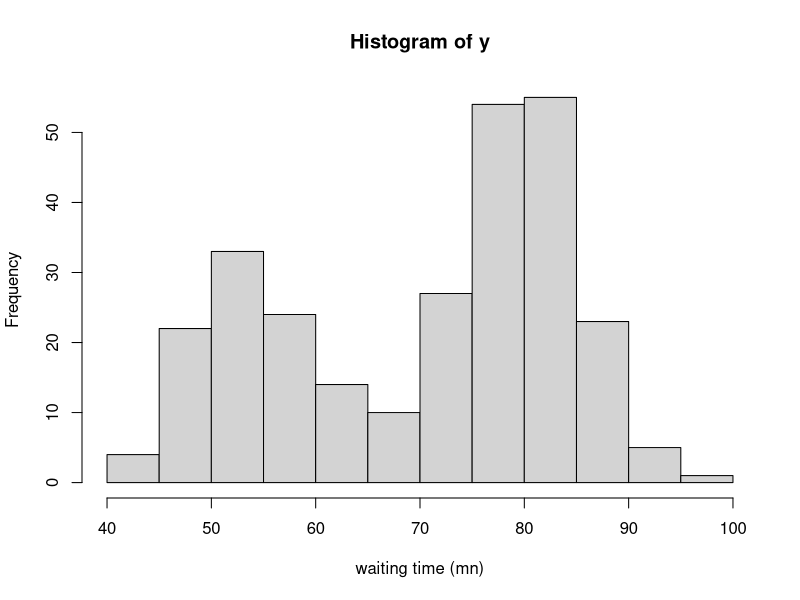
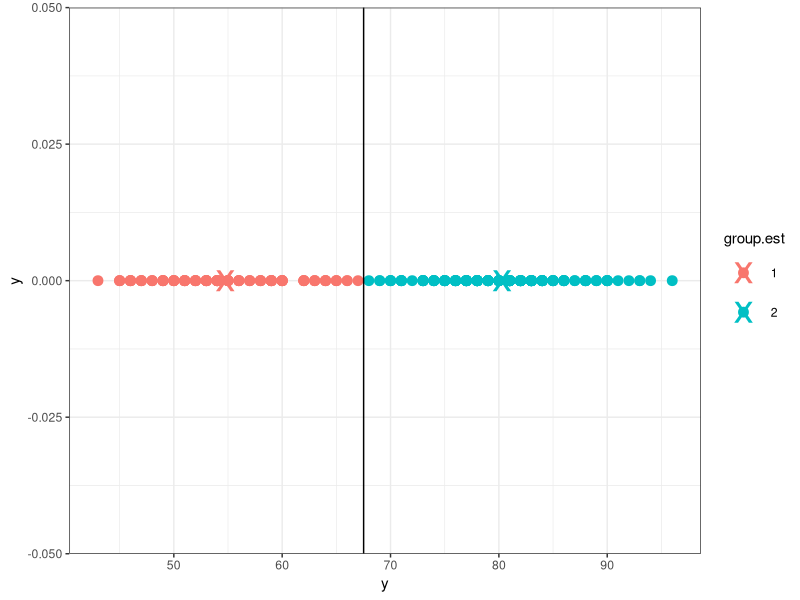
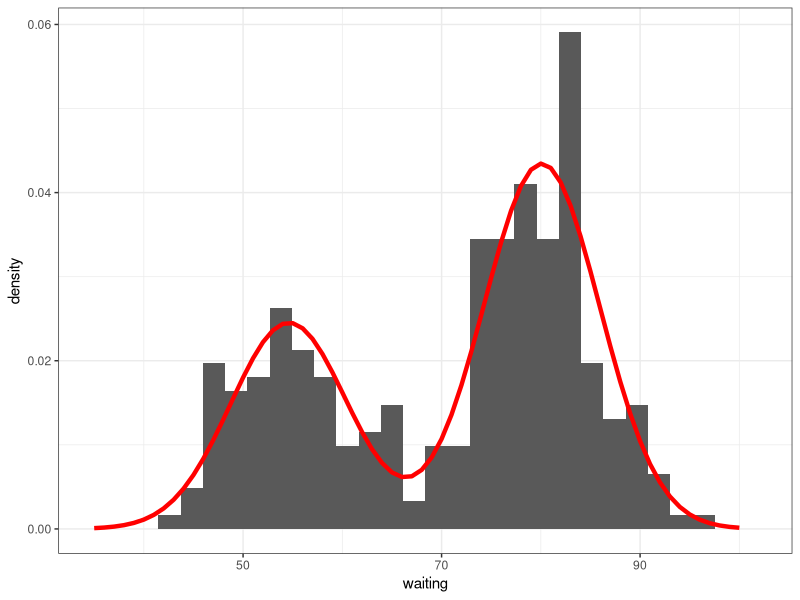
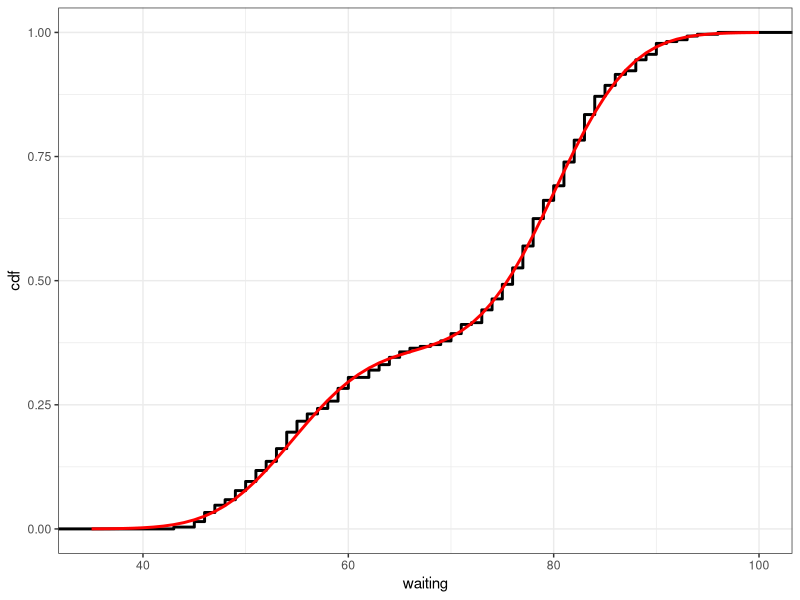
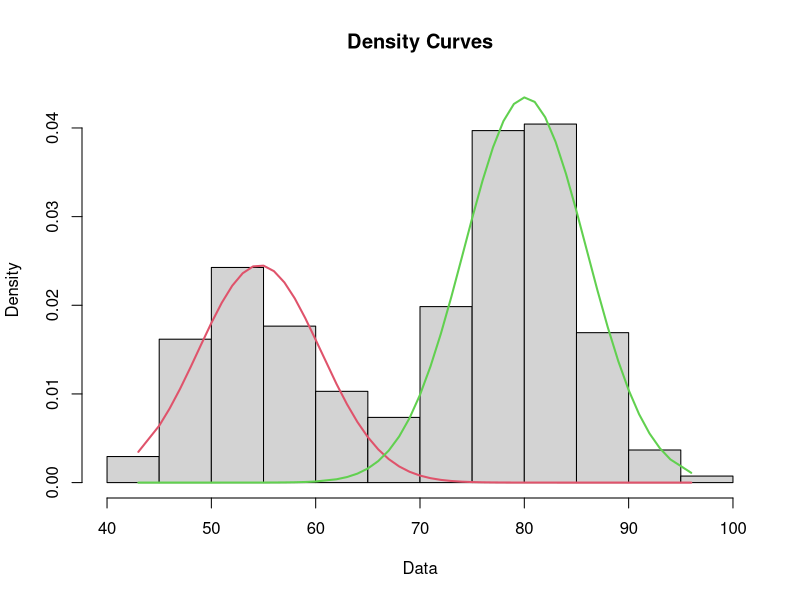
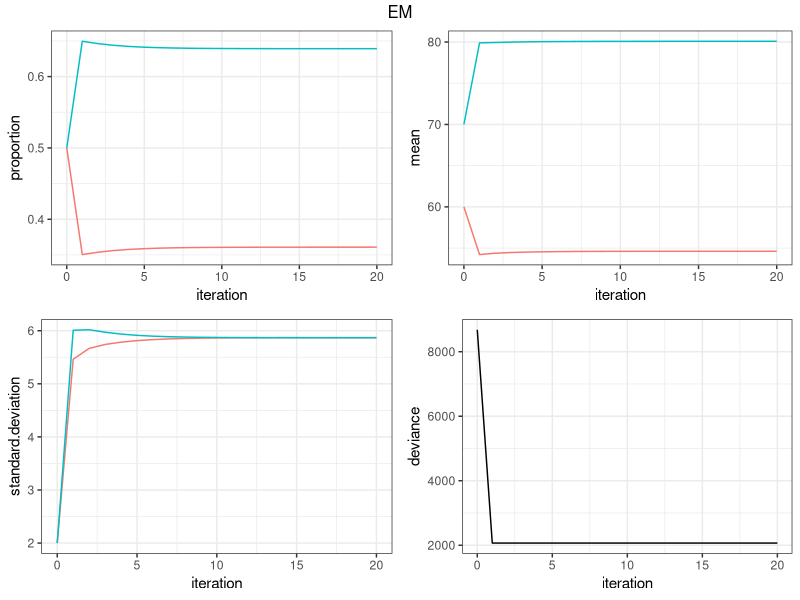
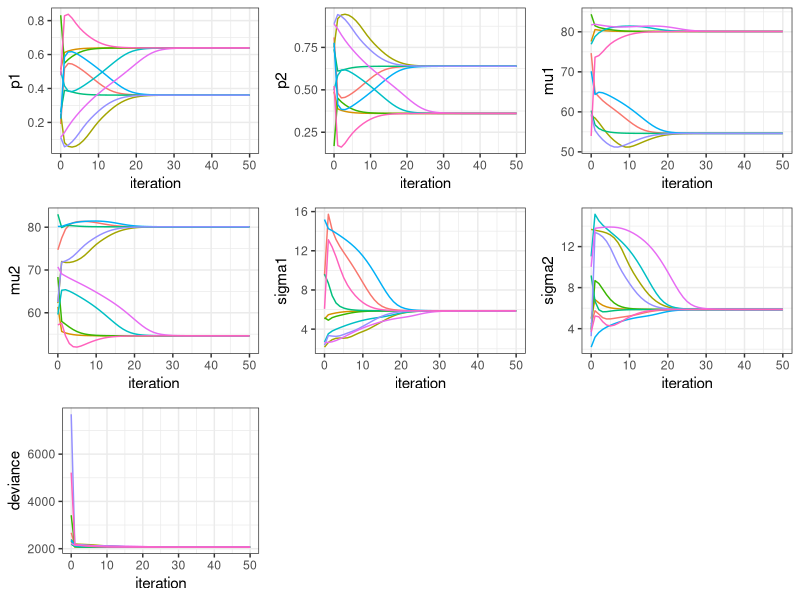
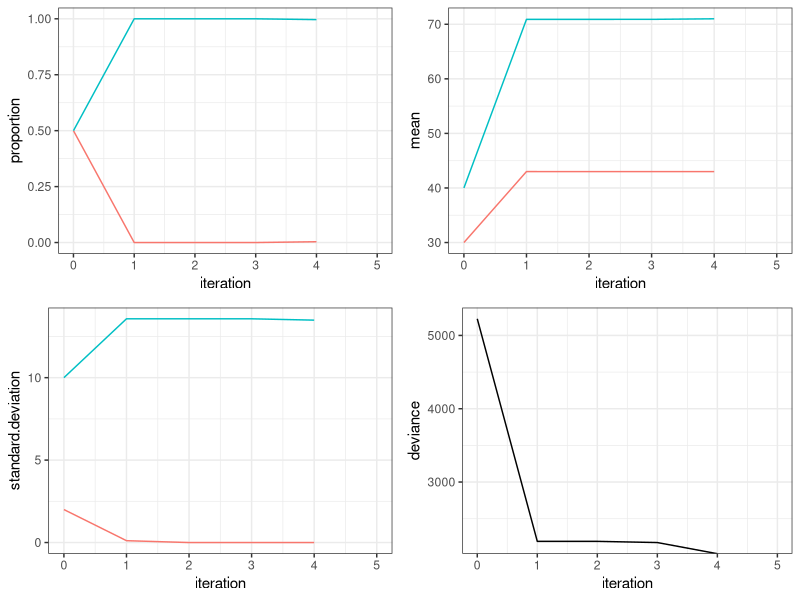

Write R code to recreate these figures, in order.
## ---- chunk 1
data("faithful")
head(faithful)
## ---- chunk 2
y = faithful$waiting
hist(y, xlab="waiting time (mn)")
## ---- chunk 3
U <- function(mu,y) {
  e1 <- (y-mu[1])^2
  e2 <- (y-mu[2])^2
  e.min <- pmin(e1,e2)
  e <- sum(e.min)
  return(e)
}

r.cluster <- nlm(U,c(50,80),y)
mu.est <- r.cluster$estimate
print(mu.est)
## ---- chunk 4
e1 <- (y-mu.est[1])^2
e2 <- (y-mu.est[2])^2
group.est <- rep(1,length(y))
group.est[which(e2<e1)] <- 2
group.est <- as.factor(group.est)

library(ggplot2)
theme_set(theme_bw())

ggplot() + geom_point(data=data.frame(y,group.est), aes(x=y,y=0,colour=group.est),size=3) + geom_point(data=data.frame(y=mu.est,group=factor(c(1,2))), aes(y,0,colour=group),size=10, shape="x")+ geom_vline(xintercept=mean(mu.est))
## ---- chunk 5
print(c(length(y[group.est==1]),length(y[group.est==2])))
print(c(mean(y[group.est==1]),mean(y[group.est==2])))
print(c(sd(y[group.est==1]),sd(y[group.est==2])))
## ---- chunk 6
r.km <- kmeans(y, centers=2)
r.km$cluster
## ---- chunk 7
r.km$size
as.vector(r.km$centers)
sqrt(r.km$withinss/(r.km$size-1))
## ---- chunk 8
mixt.deviance <- function(theta,y) {
  pi1    <- theta[1]
  pi2    <- 1 - pi1
  mu1    <- theta[2]
  mu2    <- theta[3]
  sigma1 <- theta[4]
  sigma2 <- theta[5]
  pdf <- pi1*dnorm(y,mu1,sigma1) + pi2*dnorm(y,mu2,sigma2)
  deviance <- -2*sum(log(pdf))
 return(deviance)
  }

r.nlm <- nlm(mixt.deviance,c(.25,52,82,10,10),y)
theta.est <- c(r.nlm$estimate[1], 1-r.nlm$estimate[1], r.nlm$estimate[2:5])
print(matrix(theta.est,nrow=3,byrow = T))
print(mixt.deviance(r.nlm$estimate,y))
## ---- chunk 9
dmixt <- function(x,theta) {
  pi1 <- theta[1]
  pi2 <- theta[2]
  mu1 <- theta[3]
  mu2 <- theta[4]
  sigma1 <- theta[5]
  sigma2 <- theta[6]
  f1 <- dnorm(x,mu1,sigma1)
  f2 <- dnorm(x,mu2,sigma2)
  f <- pi1*f1 + pi2*f2
}

x <- (35:100)
pdf.mixt <- dmixt(x,theta.est)
ggplot(data=faithful) + geom_histogram(aes(x=waiting, y=..density..), bins=30) +
  geom_line(data=data.frame(x,pdf.mixt), aes(x,pdf.mixt),colour="red",size=1.5)
## ---- chunk 10
pmixt <- function(x,theta) {
  pi1 <- theta[1]
  pi2 <- theta[2]
  mu1 <- theta[3]
  mu2 <- theta[4]
  sigma1 <- theta[5]
  sigma2 <- theta[6]
  F1 <- pnorm(x,mu1,sigma1)
  F2 <- pnorm(x,mu2,sigma2)
  F  <- pi1*F1 + pi2*F2
  return(F)
}
cdf.mixt <- pmixt(x,theta.est)

ggplot(data=faithful) + stat_ecdf(aes(waiting), geom = "step", size=1) +
  geom_line(data=data.frame(x,cdf.mixt), aes(x,cdf.mixt),colour="red",size=1) +
  ylab("cdf")
  
## ---- chunk 11
ks.test(y,pmixt,theta.est)
## ---- chunk 12
pi1 <- theta.est[1]
pi2 <- theta.est[2]
mu1 <- theta.est[3]
mu2 <- theta.est[4]
sigma1 <- theta.est[5]
sigma2 <- theta.est[6]
p1.post <- pi1*dnorm(y,mu1,sigma1)/(pi1*dnorm(y,mu1,sigma1) + pi2*dnorm(y,mu2,sigma2))
p2.post <- 1-p1.post
head(data.frame(y, p1.post, p2.post))
## ---- chunk 13
library(mixtools)
r.mixEM = normalmixEM(y)
list(p=r.mixEM$lambda,mu=r.mixEM$mu,sigma=r.mixEM$sigma)
-2*r.mixEM$loglik
## ---- chunk 14
plot(r.mixEM,which=2)
## ---- chunk 15
head(r.mixEM$posterior)
## ---- chunk 16
set.seed(12345)
y1 <- rnorm(120, 0, 1)
y2 <- rnorm(80, 3, 1)
y=c(y1, y2)
z=c(rep(1,120),rep(2,80))
d <- data.frame(y,z)
## ---- chunk 17
r.km <- kmeans(y, centers=c(-1,1))
list(p=r.km$size/sum(r.km$size), mu=as.vector(r.km$centers), sigma=sqrt(r.km$withinss/r.km$size))
## ---- chunk 18
r.mixEM = normalmixEM(y)
list(p=r.mixEM$lambda,mu=r.mixEM$mu,sigma=r.mixEM$sigma)
## ---- chunk 19
d$km <- r.km$cluster
d$EM <- (r.mixEM$posterior[,1]<0.5)+1
print(c(mean(d$z != d$km)*100, mean(d$z != d$EM)*100))
## ---- chunk 20
mixt2.em <- function(y, p, mu, sigma, K)
{
  # initialization
  like <- p[1]*dnorm(y,mu[1],sigma[1]) + p[2]*dnorm(y,mu[2],sigma[2])
  deviance <- -2*sum(log(like))
  res <- matrix(NA,K+1,8)
  res[1,] <- c(0, p, mu, sigma, deviance)
  for (k in 1:K) {
    # E step
    d1<-p[1]*dnorm(y,mu[1],sigma[1])
    d2<-p[2]*dnorm(y,mu[2],sigma[2])
    tau1 <-d1/(d1+d2)
    tau2 <- 1-tau1
    
    # M step
    p[1] <- mean(tau1)
    mu[1] <- sum(tau1*y)/sum(tau1)
    sigma[1] <-sqrt(sum(tau1*(y^2))/sum(tau1)-(mu[1])^2)
    p[2] <- 1-p[1]
    mu[2] <- sum((tau2)*y)/sum((tau2))
    sigma[2] <-sqrt(sum(tau2*(y^2))/sum(tau2)-(mu[2])^2)
    
    # -2 x LL
    like <- p[1]*dnorm(y,mu[1],sigma[1]) + p[2]*dnorm(y,mu[2],sigma[2])
    deviance <- -2*sum(log(like))
    
    # add results to output
    res[k+1,] <- c(k, p, mu, sigma, deviance)
  }
  res <- data.frame(res)
  names(res) <- c("iteration","p1","p2","mu1","mu2","sigma1","sigma2","deviance")
  out <- list(parameters=c(p, mu, sigma), deviance=deviance, res=res)
  return(out)
}
## ---- chunk 21
r.mixt2 <- mixt2.em(faithful$waiting, p=c(.5,.5), mu=c(60,70), sigma=c(2,2), K=20)
r.mixt2$parameters
## ---- chunk 22
r.mixt2$deviance
## ---- chunk 23
library(reshape2)
library(gridExtra)

plotConvergence <- function(df, title=NULL, ylim=NULL)
{
  G <- (dim(df)[2]-1)/3
  df1<-melt(df[,c(1,2,3)],id.vars="iteration",value.name="proportion",variable.name="group")
  graf1 <- ggplot(df1)+geom_line(aes(iteration,proportion,color=group)) + theme(legend.position="none")  
  if (!is.null(ylim))  graf1 <- graf1 + ylim(ylim[1]*c(-1,1))
  df2<-melt(df[,c(1,4,5)],id.vars="iteration",value.name="mean",variable.name="group")
  graf2 <- ggplot(df2)+geom_line(aes(iteration,mean,color=group)) + theme(legend.position="none") 
  if (!is.null(ylim))  graf2 <- graf2 + ylim(ylim[2]*c(-1,1))
  df3<-melt(df[,c(1,6,7)],id.vars="iteration",value.name="standard.deviation",variable.name="group")
  graf3 <- ggplot(df3) + geom_line(aes(iteration,standard.deviation,color=group)) + theme(legend.position="none") 
  if (!is.null(ylim))  graf3 <- graf3 + ylim(ylim[3]*c(-1,1))
  graf4 <- ggplot(df)+geom_line(aes(iteration,deviance))  
  grid.arrange(graf1,graf2,graf3,graf4,nrow=2, top=title)
}
## ---- chunk 24
plotConvergence(r.mixt2$res, title="EM")
## ---- chunk 25
plotConvMC <- function(df, title=NULL)
{
  G <- (ncol(df)-2)/3
  df$rep <- as.factor(df$rep)
  graf <- vector("list", ncol(df)-2)
  for (j in (2:(ncol(df)-1))) {
    grafj <- ggplot(df)+geom_line(aes_string(df[,1],df[,j],color=df[,ncol(df)])) +
      xlab("iteration") + ylab(names(df[j])) + theme(legend.position = "none")
     graf[[j-1]] <- grafj
  }
  do.call("grid.arrange", c(graf, ncol=3, top=title))
}
## ---- chunk 26
D.em <- NULL
set.seed(1234)
for (m in (1:10)) {
  p1 <- runif(1,0.1,0.9)
  df.em <- mixt2.em(faithful$waiting, p=c(p1, 1-p1),mu=rnorm(2,70,15),sigma=rlnorm(2,2,0.7), K=50)$res
  df.em$rep <- m
  D.em <- rbind(D.em,df.em)
}
plotConvMC(D.em)
## ---- chunk 27
df.em <- mixt2.em(faithful$waiting, p=c(0.5, 0.5), mu=c(30, 40), sigma=c(2,10), K=5)
plotConvergence(df.em$res)
## ---- chunk 28
mixt2.sem <- function(y, p, mu, sigma, K)
{
  # initialization
  like <- p[1]*dnorm(y,mu[1],sigma[1]) + p[2]*dnorm(y,mu[2],sigma[2])
  deviance <- -2*sum(log(like))
  res <- matrix(NA,K+1,8)
  res[1,] <- c(0, p, mu, sigma, deviance)
  n <- length(y)
  for (k in 1:K) {
    # S step
    d1<-p[1]*dnorm(y,mu[1],sigma[1])
    d2<-p[2]*dnorm(y,mu[2],sigma[2])
    ind1 <- (runif(n) < d1/(d1+d2))
    ind2 <- 1-ind1
    
    # M step
    p[1] <- mean(ind1)
    mu[1] <- sum(ind1*y)/sum(ind1)
    sigma[1] <-sqrt(sum(ind1*(y^2))/sum(ind1)-(mu[1])^2)
    p[2] <- 1-p[1]
    mu[2] <- sum((ind2)*y)/sum((ind2))
    sigma[2] <-sqrt(sum(ind2*(y^2))/sum(ind2)-(mu[2])^2)
    
    # -2 x LL
    like <- p[1]*dnorm(y,mu[1],sigma[1]) + p[2]*dnorm(y,mu[2],sigma[2])
    deviance <- -2*sum(log(like))
    
    # add results to output
    res[k+1,] <- c(k, p, mu, sigma, deviance)
  }
  res <- data.frame(res)
  names(res) <- c("iteration","p1","p2","mu1","mu2","sigma1","sigma2","deviance")
  out <- list(parameters=c(p, mu, sigma), deviance=deviance, res=res)
  return(out)
}
## ---- chunk 29
r.mixt2 <- mixt2.sem(faithful$waiting, p=c(.2,.8), mu=c(75,75), sigma=c(10,4), K=30)
r.mixt2$parameters
## ---- chunk 30
r.mixt2$deviance
## ---- chunk 31
plotConvergence(r.mixt2$res, title="EM")
## ---- chunk 32
iris <- datasets::iris
head(iris)

species_labels <- iris[,5]
species_col <- c("#7DB0DD","#86B875","#E495A5")

pairs(iris[,-5], col = species_col[species_labels],
     lower.panel = NULL, cex.labels=2, pch=19, cex = 1)

par(xpd = TRUE)
legend(x = 0.1, y = 0.4, cex = 1.2,
       legend = as.character(levels(species_labels)), fill = species_col)
## ---- chunk 33
# https://cran.r-project.org/web/packages/dendextend/vignettes/Cluster_Analysis.html
MASS::parcoord(iris[,-5], col = species_col[species_labels], var.label = TRUE, lwd = 2)

# Add a legend
par(xpd = TRUE)
legend(x = 1.75, y = -.25, cex = 1,
   legend = as.character(levels(species_labels)),
    fill = species_col, horiz = TRUE)
## ---- chunk 34
myiris <- cbind(iris,virginica=ifelse(iris$Species=="virginica",1,0))
myiris$virginica
iris.glm <- glm(virginica ~ Sepal.Length + Sepal.Width + Petal.Length + Petal.Width, family=binomial, data=myiris)
summary(iris.glm)
as.vector(round(fitted(iris.glm)))
## ---- chunk 35
iris.glm$linear.predictors[71]
sum(cbind(1,iris[71,1:4])*iris.glm$coefficients)
## ---- chunk 36
iris.glm$fitted.values[71]
1/(1+exp(-iris.glm$linear.predictors[71]))
## ---- chunk 37
library(VGAM)
myiris <- cbind(myiris,versicolor=ifelse(iris$Species=="versicolor",1,0))
myiris <- cbind(myiris,setosa=ifelse(iris$Species=="setosa",1,0))

head(myiris)

iris.vglm <- vglm(cbind(virginica,versicolor,setosa) ~ Sepal.Length +
Sepal.Width + Petal.Length + Petal.Width, family=multinomial,
data=myiris)

summary(iris.vglm)
## ---- chunk 38
iris.vglm@predictors[71,]
c(sum(cbind(1,iris[71,1:4])*iris.vglm@coefficients[c(1,3,5,7,9)]), 
  sum(cbind(1,iris[71,1:4])*iris.vglm@coefficients[c(2,4,6,8,10)]))
## ---- chunk 39
iris.vglm@fitted.values[71,]
lp71 <- as.vector(c(iris.vglm@predictors[71,],0))
exp(lp71)/sum(exp(lp71))
## ---- chunk 40
head(fitted(iris.vglm))
## ---- chunk 41
# Now we use 'fitted.iris' as the model-based classifications
# of which flower is of each type.  How does this compare
# to the real types?


rclass.iris <- ifelse(apply(abs(round(fitted(iris.vglm)) - myiris[,6:8]),1,sum)==0,1,0)
(1-mean(rclass.iris))*100
## ---- chunk 42
set.seed(1234) # labels are the original ones with this seed (avoid permutation)
r.km <- kmeans(iris[,1:4], centers=3)
mean(r.km$cluster!=as.numeric(iris$Species))*100
## ---- chunk 43
library(mixtools)
c0 <- list(r.km$centers[1,], r.km$centers[2,], r.km$centers[3,])
r.em <- mvnormalmixEM(iris[,1:4], mu=c0, arbvar=FALSE)
## ---- chunk 44
r.em$lambda
r.em$mu
r.em$sigma
## ---- chunk 45
post <- r.em$posterior
r.em$class <- sapply(seq(nrow(post)), function(i) { j <- which.max(as.vector(post[i,])) })
mean(r.em$class!=as.numeric(iris$Species))*100
## ---- chunk 46
detach(package:mixtools)
library(ellipse)
library(gridExtra)

Species <- levels(iris$Species)
j1=1;  j2=2
df_ell <- data.frame()
for(g in (1:3)){
#  M=r.em$sigma[[g]][c(j1,j2),c(j1,j2)]
  M=r.em$sigma[c(j1,j2),c(j1,j2)]
  c=r.em$mu[[g]][c(j1,j2)]
  df_ell <- rbind(df_ell, cbind(as.data.frame(ellipse(M,centre=c, level=0.68)), group=Species[g]))
}
pl1 <- ggplot(data=iris) + geom_point(aes_string(x=iris[,j1],y=iris[,j2], colour=iris[,5])) + 
  theme(legend.position="none") +xlab(names(iris)[j1])+ylab(names(iris)[j2]) +
geom_path(data=df_ell, aes(x=x, y=y,color=group), size=1, linetype=1) 

j1=3;  j2=4
df_ell <- data.frame()
for(g in (1:3)){
#  M=r.em$sigma[[g]][c(j1,j2),c(j1,j2)]
  M=r.em$sigma[c(j1,j2),c(j1,j2)]
  c=r.em$mu[[g]][c(j1,j2)]
  df_ell <- rbind(df_ell, cbind(as.data.frame(ellipse(M,centre=c, level=0.68)), group=Species[g]))
}
pl2 <- ggplot(data=iris) + geom_point(aes_string(x=iris[,j1],y=iris[,j2], colour=iris[,5])) + 
  theme(legend.position="none") +xlab(names(iris)[j1])+ylab(names(iris)[j2]) +
geom_path(data=df_ell, aes(x=x, y=y,color=group), size=1, linetype=1) 

grid.arrange(pl1, pl2)
